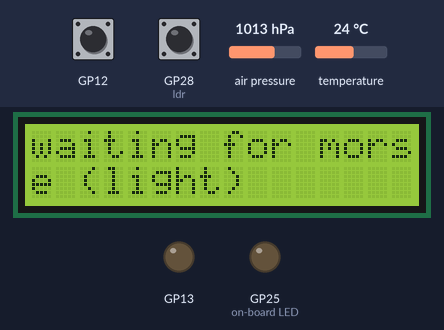
A program run on a simulated Raspberry Pi Pico running MicroPython. On the bench: 16×2 character LCD, output pins drawn as LEDs (lit = HIGH). The inputs (shaded band) are chosen by the test bench; at power-on: GP12 LOW, air pressure 1013 hPa, temperature 24 °C, GP28 (ldr) HIGH. Library files of the repository ran but are not shown: bmp280.py, lcd_api.py, pico_i2c_lcd.py; what the program prints to the serial console is not drawn.

Above: at 1.2 s.
1.3 s: GP12 pulled HIGH for 0.15 s
2.0 s: GP12 pulled HIGH for 1 s
At 2.4 s:
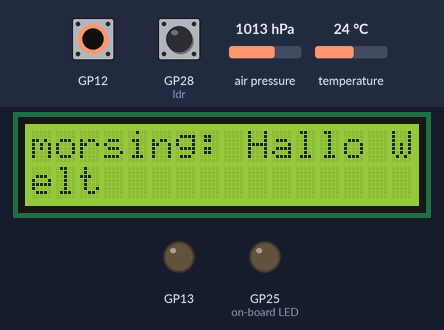
3.6 s: GP12 pulled HIGH for 0.15 s
4.3 s: air pressure set to 952 hPa
At 7.1 s:
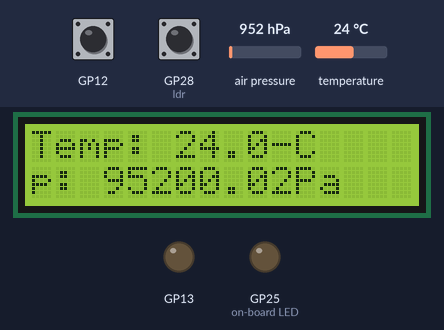
7.3 s: temperature set to 12 °C
At 7.8 s:
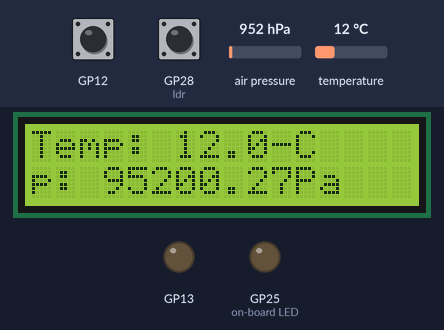
8.8 s: air pressure set to 975 hPa
At 9.8 s:
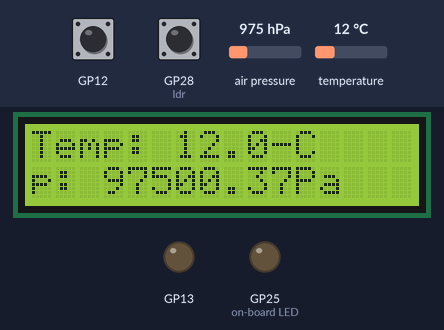
Timing chart, 0 to 11.3 s (numbered marks = the images above; inputs shaded):
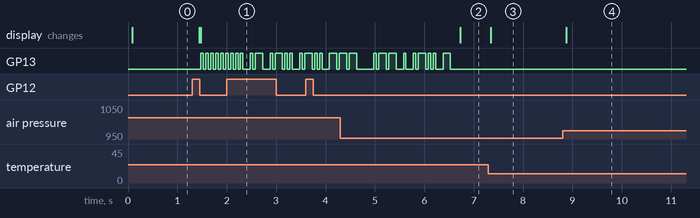

Measured:
- after the input at 1.3 s, GP13: alternates HIGH for 0.05 s and LOW for 0.05 s, starting after 0.18 s
- after the input at 4.3 s, the display: changes after 2.4 s (image 2)
- after the input at 7.3 s, the display: changes after 0.05 s (image 3)
- after the input at 8.8 s, the display: changes after 0.07 s (image 4)

The program:

m.py
```python
import utime
from time import sleep_ms
from machine import *
from led import Led
import morse
from morse import *
from weather import Weather
from lcd import *
from debounced_input import *

def nextMode(pin, pressed, duration_ms):
    if (pressed):
        global mode, mode_changed
        print("press ", str(mode))
        mode = mode + 1
        mode_changed = True
        if mode > max_mode:
            mode = mode % max_mode

ldr = Pin(28, Pin.IN)
touch = Pin(22, Pin.IN)
button = DebouncedInput(12, nextMode, pin_pull=Pin.PULL_DOWN)

led_on_board = Led(25)
white_led = Led(13)
w = Weather()

mode = 1
max_mode = 4
mode_changed = True

last_tmp = 0
last_pres = 0

morse_data = []
count_zero = 0
morse_started = False
morse_text = ""

def read_morse(sensor_value):
    global morse_data, count_zero, morse_text, morse_started
    if count_zero > between_words/read_intervall:
        print("finished reading morse")
        morse_text = translate_to_text(morse_data)
        show(morse_text)
        count_zero = 0
        morse_started = False
    elif morse_started == True:
        morse_data.append(sensor_value)
        if sensor_value==0:
            count_zero = 0
        else:
            count_zero = count_zero + 1
    elif sensor_value == 0:
        set_dit_length(analyse_dit_length(ldr))
        print("started to read morse")
        morse_started = True
        morse_data = []
        count_zero = 0
        morse_data.append(sensor_value)

def show_weather():
    global last_pres, last_tmp, mode_changed
    if mode_changed:
        show("Temp: "+ str(w.getTemperature())+ chr(176)+"C\n")
        show_at("p: "+ str(w.getPressure())+"Pa", 0, 1)
        mode_changed = False
    if last_pres != w.getPressure():
        show_at(str(w.getPressure()), 3, 1)
        last_pres = w.getPressure()
    if last_tmp != w.getTemperature():
        show_at(str(w.getTemperature()), 6, 0)
        last_tmp = w.getTemperature()

while True:
    if mode == 1:
        if mode_changed:
            show("waiting for morse (light)")
            mode_changed = False
        else:
            read_morse(ldr.value())
            morse_text = ""
            sleep_ms(read_intervall)
    elif mode == 2:
        if mode_changed:
            set_dit_length(50)
            mode_changed = False
            text = "Hallo Welt"
            show_in_loop("morsing: "+text)
            send_sync(white_led)
        send(text, white_led)
    elif mode == 3:
        if mode_changed:
            set_dit_length(500)
            show("waiting for morse (touch)")
            mode_changed = False
        read_morse(not touch.value())
        if morse_text != "":
            set_dit_length(50)
            send_sync(white_led)
            send(morse_text, white_led)
            morse_text = ""
            set_dit_length(500)
        sleep_ms(read_intervall)
    else:
        show_weather()
        sleep_ms(100)
```

led.py
```python
from machine import Pin
import time
from time import sleep_ms

class Led:
    def __init__(self, pin):
        self.led = Pin(pin, Pin.OUT)
        self.pin = pin

    def led_for(self, time):
        self.led_on()
        sleep_ms(time)
        self.led_off()

    def led_on(self):
        self.led.value(1)

    def led_off(self):
        self.led.value(0)
```

morse.py
```python
import utime
from time import sleep_ms

dit = 500
read_intervall = int(dit/10)

dah = 3*dit
between_symbol = 1*dit
between_letters = 3*dit
between_words = 7*dit

MorseCodes = {
    'a': 'sl',
    'b': 'lsss',
    'c': 'lsls',
    'd': 'lss',
    'e': 's',
    'f': 'ssls',
    'g': 'lls',
    'h': 'ssss',
    'i': 'ss',
    'j': 'slll',
    'k': 'lsl',
    'l': 'slss',
    'm': 'll',
    'n': 'ls',
    'o': 'lll',
    'p': 'slls',
    'q': 'llsl',
    'r': 'sls',
    's': 'sss',
    't': 'l',
    'u': 'ssl',
    'v': 'sssl',
    'w': 'sll',
    'x': 'lssl',
    'y': 'lsll',
    'z': 'llss',
    '1': 'sllll',
    '2': 'sslll',
    '3': 'sssll',
    '4': 'ssssl',
    '5': 'sssss',
    '6': 'lssss',
    '7': 'llsss',
    '8': 'lllss',
    '9': 'lllls',
    '0': 'lllll'
}

MorseCodes_rev = {
    'sl': 'a',
    'lsss': 'b',
    'lsls': 'c',
    'lss': 'd',
    's': 'e',
    'ssls': 'f',
    'lls': 'g',
    'ssss': 'h',
    'ss': 'i',
    'slll': 'j',
    'lsl': 'k',
    'slss': 'l',
    'll': 'm',
    'ls': 'n',
    'lll': 'o',
    'slls': 'p',
    'llsl': 'q',
    'sls': 'r',
    'sss': 's',
    'l': 't',
    'ssl': 'u',
    'sssl': 'v',
    'sll': 'w',
    'lssl': 'x',
    'lsll': 'y',
    'llss': 'z',
    'sllll': '0',
    'sslll': '1',
    'sssll': '2',
    'ssssl': '3',
    'sssss': '4',
    'lssss': '5',
    'llsss': '6',
    'lllss': '7',
    'lllls': '8',
    'lllll': '9'
}

def send_sync(led):
    for i in range(5):
        led.led_for(dit)
        sleep_ms(between_symbol)

def analyse_dit_length(ldr):
    count_sync = 0
    length_list = []
    while count_sync < 5:
        start_time = utime.ticks_ms()
        while ldr.value():
            sleep_ms(1)
        while ldr.value() == 0:
            sleep_ms(1)
        end_time = utime.ticks_ms()
        length_list.append(end_time - start_time)
        count_sync = count_sync + 1
    length = 0
    for i in range (5):
        length += length_list[i]
    length /= 5
    return length

def set_dit_length(val):
    global dit, read_intervall, dah, between_letters, between_symbol, between_words
    dit = val
    read_intervall = int(dit/10)
    dah = 3*dit
    between_symbol = 1*dit
    between_letters = 3*dit
    between_words = 7*dit

def send(text, led):
    for c in text:
        if c == ' ':
            sleep_ms(between_words-between_letters)
        else:
            if c.lower() in MorseCodes:
                letter(MorseCodes[c.lower()], led)
    return

def letter(code, led):
    for c in code:
        if c == 's':
            led.led_for(dit)
        else:
            led.led_for(dah)
        sleep_ms(between_symbol)
    sleep_ms(between_letters-between_symbol)

def count_following(data, start):
    count = 0
    for i in range(start, len(data)):
        if data[i] == data[start]:
            count = count + 1
        else:
            break
    return count

def translate_to_morse(data):
    res = ""
    index = 0
    while (index < len(data)):
        count = count_following(data, index)
        if data[index] == 1:
            if count > between_letters/read_intervall:
                res = res + " - "
            elif count > between_symbol/read_intervall:
                res = res + " "
        else:
            if count > dit/read_intervall:
                res = res + "l"
            else:
                res = res + "s"
        index = index + count
    return res

def translate_to_text(data):
    data = translate_to_morse(data)
    res = ""
    for x in data.split():
        if x == "-":
            res = res + " "
        elif x in MorseCodes_rev:
            res = res + MorseCodes_rev[x]
        else:
            res = res + "-"
    return res
```

weather.py
```python
from machine import *
from bmp280 import *
from time import sleep_ms

class Weather:
    def __init__(self):
        i2c2 = I2C(0, sda=Pin(16), scl=Pin(17), freq=400000)
        bmp280_object = BMP280(i2c2, addr = 118, use_case = BMP280_CASE_WEATHER)
        bmp280_object.power_mode = BMP280_POWER_NORMAL
        bmp280_object.oversample = BMP280_OS_HIGH
        bmp280_object.temp_os = BMP280_TEMP_OS_8
        bmp280_object.press_os = BMP280_TEMP_OS_4
        bmp280_object.standby = BMP280_STANDBY_250
        bmp280_object.iir = BMP280_IIR_FILTER_2
        self.bmp = bmp280_object

    def getTemperature(self):
        return self.bmp.temperature

    def getPressure(self):
        return self.bmp.pressure
```

lcd.py
```python
from machine import *
from lcd_api import LcdApi
from pico_i2c_lcd import I2cLcd
from time import sleep_ms

i2c = I2C(0, sda=Pin(16), scl=Pin(17), freq=400000)
lcd = I2cLcd(i2c, 39, 2, 16)

def show(text):
    clear()
    lcd.putstr(text)

def show_in_loop(text):
    clear()
    if len(text) < 33:
        show(text)
        return
    current_first = 0
    for i in range(len(text)):
        end = min(len(text), current_first+32)
        text_to_show = text[current_first:end]
        if len(text_to_show) < 31:
            text_to_show += " -"
        if len(text_to_show) < 31:
            text_to_show += " " + text[:31-len(text_to_show)]
        show(text_to_show)
        current_first += 1
        sleep_ms(500)

def clear():
    lcd.clear()

def show_at(text, col, row):
    lcd.move_to(col, row)
    lcd.putstr(text)
```

debounced_input.py
```python
from machine import Pin, Timer
import time

class DebouncedInput:
    """Micropython Debounced GPIO Input Class"""
    def __init__(self, pin_num, callback, pin_pull=None, pin_logic_pressed=True, debounce_ms=100):
        self.pin_num = pin_num
        self.pin_pull = pin_pull
        self.pin_logic_pressed = pin_logic_pressed
        self.debounce_ms = debounce_ms
        self.callback = callback
        self.last_release_ms = 0
        self.last_press_ms = 0

        self.pin = Pin(self.pin_num, Pin.IN, self.pin_pull)
        self.pin.irq(self.__ButtonHandler, Pin.IRQ_FALLING | Pin.IRQ_RISING)

        self.db_timer = Timer(-1)
        self.expected_value = True

    def __ButtonDebounceTimerExpired(self, timer):

        current_value = False

        if (self.pin.value() == self.pin_logic_pressed):
            current_value = True
        else:
            current_value = False

        if ((self.expected_value == True) and (current_value == True)):
            #print("Button pressed")
            self.expected_value = False
            self.last_press_ms = time.ticks_ms()
            if (self.last_release_ms == 0):
                ms_since_last_press = 0
            else:
                ms_since_last_press = time.ticks_diff(self.last_press_ms, self.last_release_ms) + 2*self.debounce_ms
            self.callback(self.pin_num, True, ms_since_last_press)
        elif ((self.expected_value == False) and (current_value == False)):
            #print("Button released")
            self.expected_value = True
            self.last_release_ms = time.ticks_ms()
            ms_duration_of_press = time.ticks_diff(self.last_release_ms, self.last_press_ms) + 2*self.debounce_ms
            self.callback(self.pin_num, False, ms_duration_of_press)
        #else:
            #print("Missed edge: expected:", self.expected_value, " actual:", current_value)

        # Re-enable pin interrupt
        self.pin.irq(self.__ButtonHandler, Pin.IRQ_FALLING | Pin.IRQ_RISING)

    def __ButtonHandler(self, pin):

        #print("IRQ with flags:", pin.irq().flags())
        self.db_timer.init(mode=Timer.ONE_SHOT, period=self.debounce_ms, callback=self.__ButtonDebounceTimerExpired)

        # Disable pin interrupt
        self.pin.irq(trigger=0)
```
